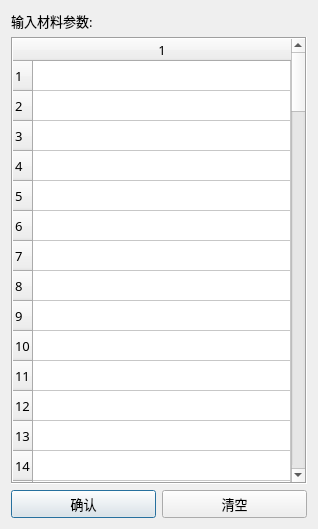
<?xml version="1.0" encoding="UTF-8"?>
<ui version="4.0">
 <class>WinOSPara</class>
 <widget class="QDialog" name="WinOSPara">
  <property name="geometry">
   <rect>
    <x>0</x>
    <y>0</y>
    <width>318</width>
    <height>529</height>
   </rect>
  </property>
  <property name="minimumSize">
   <size>
    <width>318</width>
    <height>500</height>
   </size>
  </property>
  <property name="maximumSize">
   <size>
    <width>16777215</width>
    <height>16777215</height>
   </size>
  </property>
  <property name="font">
   <font>
    <family>微软雅黑</family>
    <pointsize>10</pointsize>
   </font>
  </property>
  <property name="windowTitle">
   <string>OpenSees材料参数</string>
  </property>
  <property name="windowIcon">
   <iconset>
    <normaloff>../logo.ico</normaloff>../logo.ico</iconset>
  </property>
  <layout class="QVBoxLayout" name="verticalLayout" stretch="0,1,0">
   <item>
    <widget class="QLabel" name="label_2">
     <property name="text">
      <string>输入材料参数:</string>
     </property>
    </widget>
   </item>
   <item>
    <widget class="QTableWidget" name="table">
     <property name="minimumSize">
      <size>
       <width>150</width>
       <height>0</height>
      </size>
     </property>
     <property name="mouseTracking">
      <bool>false</bool>
     </property>
     <property name="frameShape">
      <enum>QFrame::Box</enum>
     </property>
     <property name="verticalScrollMode">
      <enum>QAbstractItemView::ScrollPerPixel</enum>
     </property>
     <property name="horizontalScrollMode">
      <enum>QAbstractItemView::ScrollPerPixel</enum>
     </property>
     <property name="rowCount">
      <number>99</number>
     </property>
     <property name="columnCount">
      <number>1</number>
     </property>
     <attribute name="horizontalHeaderVisible">
      <bool>true</bool>
     </attribute>
     <attribute name="horizontalHeaderCascadingSectionResizes">
      <bool>false</bool>
     </attribute>
     <attribute name="horizontalHeaderDefaultSectionSize">
      <number>250</number>
     </attribute>
     <attribute name="horizontalHeaderShowSortIndicator" stdset="0">
      <bool>false</bool>
     </attribute>
     <attribute name="horizontalHeaderStretchLastSection">
      <bool>true</bool>
     </attribute>
     <attribute name="verticalHeaderVisible">
      <bool>true</bool>
     </attribute>
     <attribute name="verticalHeaderCascadingSectionResizes">
      <bool>false</bool>
     </attribute>
     <attribute name="verticalHeaderMinimumSectionSize">
      <number>30</number>
     </attribute>
     <attribute name="verticalHeaderDefaultSectionSize">
      <number>30</number>
     </attribute>
     <attribute name="verticalHeaderHighlightSections">
      <bool>true</bool>
     </attribute>
     <attribute name="verticalHeaderShowSortIndicator" stdset="0">
      <bool>false</bool>
     </attribute>
     <attribute name="verticalHeaderStretchLastSection">
      <bool>false</bool>
     </attribute>
     <row/>
     <row/>
     <row/>
     <row/>
     <row/>
     <row/>
     <row/>
     <row/>
     <row/>
     <row/>
     <row/>
     <row/>
     <row/>
     <row/>
     <row/>
     <row/>
     <row/>
     <row/>
     <row/>
     <row/>
     <row/>
     <row/>
     <row/>
     <row/>
     <row/>
     <row/>
     <row/>
     <row/>
     <row/>
     <row/>
     <row/>
     <row/>
     <row/>
     <row/>
     <row/>
     <row/>
     <row/>
     <row/>
     <row/>
     <row/>
     <row/>
     <row/>
     <row/>
     <row/>
     <row/>
     <row/>
     <row/>
     <row/>
     <row/>
     <row/>
     <row/>
     <row/>
     <row/>
     <row/>
     <row/>
     <row/>
     <row/>
     <row/>
     <row/>
     <row/>
     <row/>
     <row/>
     <row/>
     <row/>
     <row/>
     <row/>
     <row/>
     <row/>
     <row/>
     <row/>
     <row/>
     <row/>
     <row/>
     <row/>
     <row/>
     <row/>
     <row/>
     <row/>
     <row/>
     <row/>
     <row/>
     <row/>
     <row/>
     <row/>
     <row/>
     <row/>
     <row/>
     <row/>
     <row/>
     <row/>
     <row/>
     <row/>
     <row/>
     <row/>
     <row/>
     <row/>
     <row/>
     <row/>
     <row/>
     <column>
      <property name="text">
       <string>1</string>
      </property>
     </column>
    </widget>
   </item>
   <item>
    <layout class="QHBoxLayout" name="horizontalLayout">
     <item>
      <widget class="QPushButton" name="pushButton_2">
       <property name="text">
        <string>确认</string>
       </property>
      </widget>
     </item>
     <item>
      <widget class="QPushButton" name="pushButton">
       <property name="text">
        <string>清空</string>
       </property>
      </widget>
     </item>
    </layout>
   </item>
  </layout>
 </widget>
 <resources/>
 <connections>
  <connection>
   <sender>pushButton</sender>
   <signal>clicked()</signal>
   <receiver>table</receiver>
   <slot>clearContents()</slot>
   <hints>
    <hint type="sourcelabel">
     <x>307</x>
     <y>489</y>
    </hint>
    <hint type="destinationlabel">
     <x>232</x>
     <y>353</y>
    </hint>
   </hints>
  </connection>
 </connections>
</ui>
